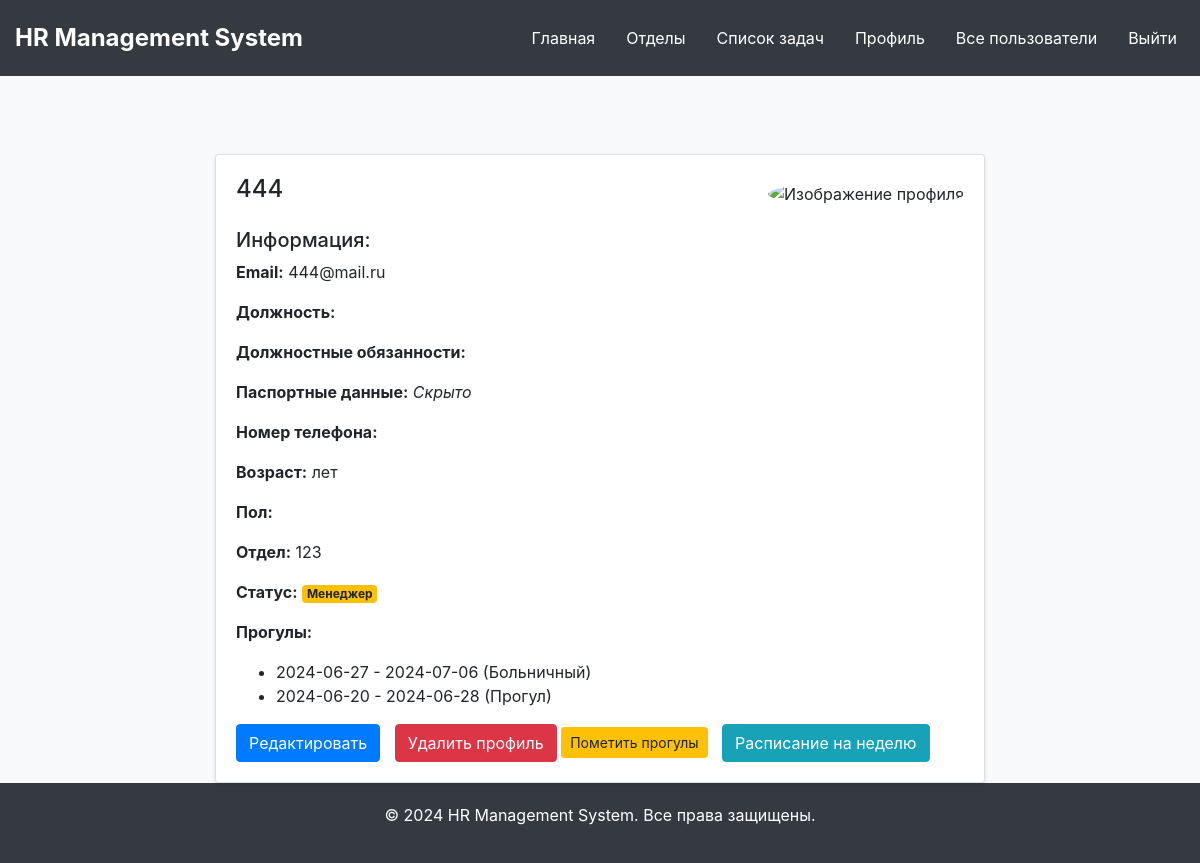
Screenshot of /profile/1 (signed in) with the database file from the repository.
### app.py (models this page shows)
class User(UserMixin, db.Model):
    id = db.Column(db.Integer, primary_key=True)
    username = db.Column(db.String(20), unique=True, nullable=False)
    email = db.Column(db.String(120), unique=True, nullable=False)
    password = db.Column(db.String(60), nullable=False)
    bio = db.Column(db.String(255))
    passport_data = db.Column(db.String(255))
    department_id = db.Column(db.Integer, db.ForeignKey('department.id'), nullable=True)
    department = db.relationship('Department', foreign_keys=[department_id], backref='users')
    position = db.Column(db.String(100))
    responsibilities = db.Column(db.Text)
    role = db.Column(db.String(20), nullable=False, default='Employee')
    tasks_assigned = db.relationship('Task', foreign_keys='Task.assigned_to', back_populates='assigned_user', lazy=True)
    absences = db.relationship('Absence', backref='user', lazy=True)
    ratings = db.relationship('Rating', backref='user', lazy=True)
    phone_number = db.Column(db.String(20))
    age = db.Column(db.String(20))
    gender = db.Column(db.String(20))
    status = db.Column(db.String(20))

class Department(db.Model):
    id = db.Column(db.Integer, primary_key=True)
    name = db.Column(db.String(100), nullable=False)
    description = db.Column(db.String(255), nullable=True)
    manager_id = db.Column(db.Integer, db.ForeignKey('user.id'))
    manager = db.relationship('User', foreign_keys=[manager_id], backref='managed_departments')
    members = db.relationship('User', secondary=membership, backref='departments')

class Absence(db.Model):
    id = db.Column(db.Integer, primary_key=True)
    user_id = db.Column(db.Integer, db.ForeignKey('user.id'), nullable=False)
    start_date = db.Column(db.Date, nullable=True)
    end_date = db.Column(db.Date, nullable=True)
    type = db.Column(db.String(20), nullable=False)

### app.py (the view, shortened to what this page needs)
@app.route("/profile/<int:user_id>", methods=['GET', 'POST'])
@login_required
def profile(user_id):
    user = db.session.get(User, user_id)
    form = EditProfileForm()
    task_form = TaskForm()
    form.bio.data = user.bio
    form.passport_data.data = user.passport_data
    form.department.data = user.department_id
    form.position.data = user.position
    form.responsibilities.data = user.responsibilities
    user_tasks = user.tasks_assigned
    department = db.session.get(Department, user.department_id)
    department_name = department.name if department else "Нет отдела"
    return render_template('profile.html', title='Профиль', form=form, user=user, user_tasks=user_tasks,
                           task_form=task_form, department_name=department_name)

### app.py (called while the page is built)
@login_manager.user_loader
def load_user(user_id):
    return db.session.get(User, int(user_id))

### templates/profile.html (shortened to what this page needs)
{% extends "main.html" %}
{% block content %}
    <div class="container mt-5">
        <div class="card">
            <div class="card-body">
                <div class="d-flex justify-content-between align-items-center mb-3">
                    <div>
                        <h4>{{ user.username }}</h4>
                    </div>
                    <div class="profile-img">
                        <img src="{{ url_for('static', filename='profile.png') }}" alt="Изображение профиля"
                             class="img-fluid">
                    </div>
                </div>
                <h5>Информация:</h5>
                <p><strong>Email:</strong> {{ user.email }}</p>
                <p><strong>Должность:</strong> {{ user.position }}</p>
                <p><strong>Должностные обязанности:</strong> {{ user.responsibilities }}</p>
                <p><strong>Паспортные данные:</strong>
                    {% if user.id == current_user.id %}
                        {{ user.passport_data }}
                    {% else %}
                        <em>Скрыто</em>
                    {% endif %}
                </p>
                <p><strong>Номер телефона:</strong> {{ user.phone_number }}</p>
                <p><strong>Возраст:</strong> {{ user.age }} лет</p>
                <p><strong>Пол:</strong> {{ user.gender }}</p>
                <p><strong>Отдел:</strong> {{ user.department.name if user.department else "Нет отдела" }}</p>
                <p><strong>Статус:</strong>
                    {% if user.role == 'Admin' %}
                        <span class="badge badge-danger">Администратор</span>
                    {% elif user.role == 'Manager' %}
                        <span class="badge badge-warning">Менеджер</span>
                    {% else %}
                        <span class="badge badge-success">Работник</span>
                    {% endif %}
                </p>
                <p><strong>Прогулы:</strong></p>
                <ul>
                    {% for absence in user.absences %}
                        <li>{{ absence.start_date }}{% if absence.end_date %} - {{ absence.end_date }}{% endif %}
                            ({{ absence.type }})
                        </li>
                    {% endfor %}
                </ul>
                <div class="mt-3">
                    <a href="{{ url_for('edit_profile', user_id=user.id) }}" class="btn btn-primary">Редактировать</a>
                    {% if current_user.role == 'Admin' %}
                        <form method="POST" action="{{ url_for('delete_user', user_id=user.id) }}"
                              style="display: inline;">
                            <button type="submit" class="btn btn-danger">Удалить профиль</button>
                        </form>
                    {% endif %}
                    {% if current_user.role in ['Admin', 'Manager'] %}
                        <button class="btn btn-warning btn-sm" data-toggle="modal" data-target="#markAbsenceModal">
                            Пометить прогулы
                        </button>
                    {% endif %}
                    <a href="{{ url_for('weekly_schedule') }}" class="btn btn-info">Расписание на неделю</a>
                </div>
                </div>
            </div>
        </div>
{% endblock %}

### templates/main.html (style rules this page uses)
body { background-color: #f8f9fa; display: flex; flex-direction: column; min-height: 100vh; }

### templates/profile.html (style rules this page uses)
.profile-img img { width: 150px; height: 150px; border-radius: 50%; }
.card-body { padding: 20px; }
.badge-warning { background-color: #ffc107; }
.container { max-width: 800px; margin: auto; }
.card { margin-top: 20px; box-shadow: 0 2px 4px rgba(0, 0, 0, 0.1); }
.btn { margin-right: 10px; }
.btn:last-child { margin-right: 0; }

### rows the page displays
User: username "444", email "444@mail.ru"
Department: department "123"
Absence: start_date "2024-06-27", end_date "2024-07-06", type "Больничный"
Absence: start_date "2024-06-20", end_date "2024-06-28", type "Прогул"
